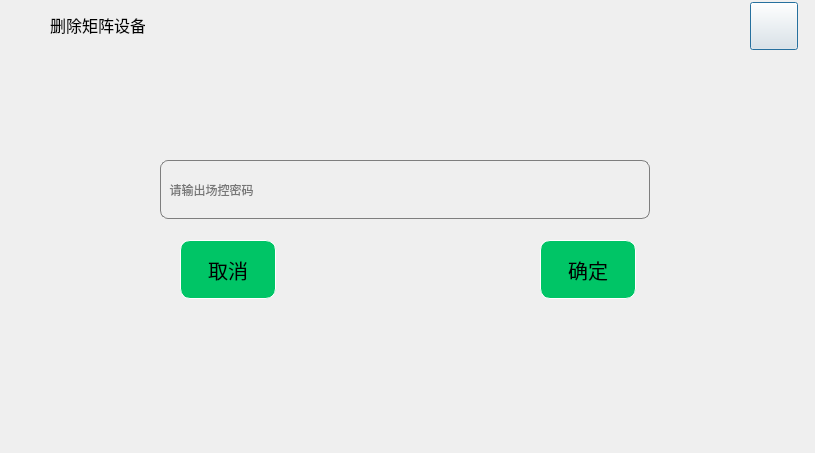
<?xml version="1.0" encoding="UTF-8"?>
<ui version="4.0">
 <class>GBSRemoveBroker</class>
 <widget class="QDialog" name="GBSRemoveBroker">
  <property name="geometry">
   <rect>
    <x>0</x>
    <y>0</y>
    <width>815</width>
    <height>453</height>
   </rect>
  </property>
  <property name="windowTitle">
   <string>Dialog</string>
  </property>
  <widget class="QWidget" name="widget" native="true">
   <property name="geometry">
    <rect>
     <x>0</x>
     <y>0</y>
     <width>815</width>
     <height>54</height>
    </rect>
   </property>
   <property name="styleSheet">
    <string notr="true">background-color: #0xFFFFFF;</string>
   </property>
   <widget class="QLabel" name="label">
    <property name="geometry">
     <rect>
      <x>50</x>
      <y>14</y>
      <width>95</width>
      <height>22</height>
     </rect>
    </property>
    <property name="styleSheet">
     <string notr="true">font-size:16px;</string>
    </property>
    <property name="text">
     <string>删除矩阵设备</string>
    </property>
   </widget>
   <widget class="QPushButton" name="btnClose">
    <property name="geometry">
     <rect>
      <x>750</x>
      <y>2</y>
      <width>48</width>
      <height>48</height>
     </rect>
    </property>
    <property name="text">
     <string/>
    </property>
    <property name="icon">
     <iconset>
      <normaloff>../../forms/images/gbs/biz/gbs-close-window.png</normaloff>../../forms/images/gbs/biz/gbs-close-window.png</iconset>
    </property>
    <property name="iconSize">
     <size>
      <width>48</width>
      <height>48</height>
     </size>
    </property>
   </widget>
  </widget>
  <widget class="QWidget" name="widget_2" native="true">
   <property name="geometry">
    <rect>
     <x>-10</x>
     <y>50</y>
     <width>831</width>
     <height>411</height>
    </rect>
   </property>
   <widget class="QLineEdit" name="leRecordCache_2">
    <property name="geometry">
     <rect>
      <x>170</x>
      <y>110</y>
      <width>490</width>
      <height>59</height>
     </rect>
    </property>
    <property name="styleSheet">
     <string notr="true">background-color:transparent;
border: 1px solid  #7E7E7E;
border-radius: 8px;
</string>
    </property>
    <property name="placeholderText">
     <string>  请输出场控密码</string>
    </property>
   </widget>
   <widget class="QPushButton" name="btnCancel">
    <property name="geometry">
     <rect>
      <x>550</x>
      <y>190</y>
      <width>96</width>
      <height>59</height>
     </rect>
    </property>
    <property name="styleSheet">
     <string notr="true">background-color:#00C566;
border: 1px solid white;
border-radius:10px;
font-size:20px;</string>
    </property>
    <property name="text">
     <string>确定</string>
    </property>
   </widget>
   <widget class="QPushButton" name="btnOK">
    <property name="geometry">
     <rect>
      <x>190</x>
      <y>190</y>
      <width>96</width>
      <height>59</height>
     </rect>
    </property>
    <property name="styleSheet">
     <string notr="true">background-color:#00C566;
border: 1px solid white;
border-radius:10px;
font-size:20px;</string>
    </property>
    <property name="text">
     <string>取消</string>
    </property>
   </widget>
  </widget>
 </widget>
 <resources>
  <include location="../Resources.qrc"/>
 </resources>
 <connections/>
</ui>
